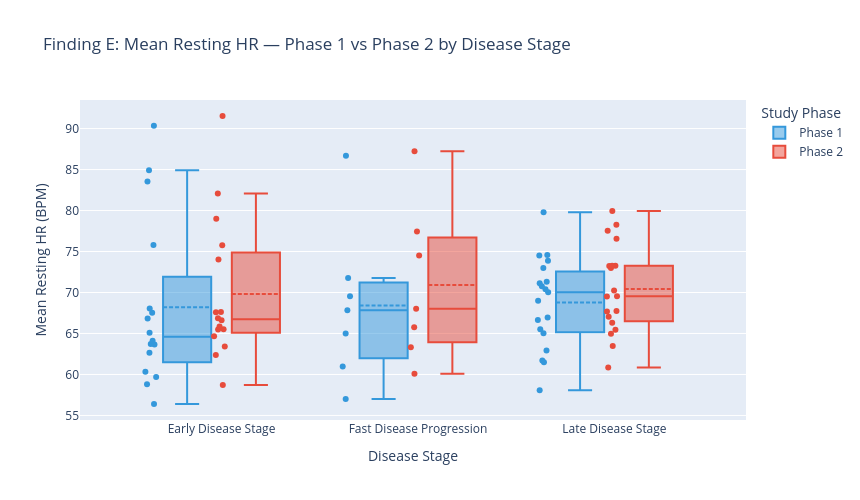

The code cell stored with this chart in its notebook:
### Code cell
fig = px.box(
    pp_phase.dropna(subset=['mean_resting_hr']),
    x='disease_type', y='mean_resting_hr',
    color='phase', color_discrete_map={'Phase 1': '#3498db', 'Phase 2': '#e74c3c'},
    category_orders={'disease_type': DISEASE_ORDER, 'phase': ['Phase 1', 'Phase 2']},
    points='all', hover_name='id',
    hover_data={'sex': True, 'age': True, 'disease_type': False},
    labels={'disease_type': 'Disease Stage', 'mean_resting_hr': 'Mean Resting HR (BPM)', 'phase': 'Study Phase'},
    title='Finding E: Mean Resting HR — Phase 1 vs Phase 2 by Disease Stage',
    width=860, height=500,
)
fig.update_traces(boxmean=True)
fig.show()

print('Paired t-tests (resting HR, Phase 1 vs Phase 2):')
for stage in DISEASE_ORDER:
    sub   = pp_phase[pp_phase['disease_type'] == stage]
    pivot = sub.pivot_table(index='id', columns='phase', values='mean_resting_hr').dropna()
    if len(pivot) >= 3:
        t, p = stats.ttest_rel(pivot['Phase 1'], pivot['Phase 2'])
        delta = pivot['Phase 2'].mean() - pivot['Phase 1'].mean()
        print(f'  {stage[:20]:20s}: t={t:.2f}, p={p:.3f}, delta={delta:+.1f} BPM  (n={len(pivot)})')
    else:
        print(f'  {stage[:20]:20s}: too few participants ({len(pivot)})')

### Figure 1 — Plotly figure (JSON) as saved in the notebook; plotly's stock layout.template omitted (floating-point values rounded to 4 significant figures)
{"data": [{"alignmentgroup": "True", "boxmean": true, "boxpoints": "all", "customdata": [["Female", 44], ["Male", 50], ["Female", 55], ["Male", 68], ["Male", 60], ["Male", 52], ["Female", 45], ["Female", 48], ["Male", 43], ["Female", 55], ["Male", 36], ["Female", 29], ["Male", 41], ["Female", 61], ["Female", 50], ["Male", 46], ["Female", 44], ["Female", 56], ["Male", 54], ["Male", 53], ["Female", 41], ["Female", 45], ["Female", 62], ["Female", 49], ["Female", 60], ["Female", 42], ["Male", 51], ["Male", 53], ["Male", 48], ["Female", 44], ["Female", 48], ["Female", 41], ["Female", 45], ["Female", 50], ["Female", 54], ["Female", 47], ["Male", 60], ["Male", 49], ["Female", 53], ["Female", 40], ["Female", 21], ["Female", 41]], "hovertemplate": "<b>%{hovertext}</b><br><br>Study Phase=Phase 1<br>Mean Resting HR (BPM)=%{y}<br>sex=%{customdata[0]}<br>age=%{customdata[1]}<extra></extra>", "hovertext": [1120.0, 1556.0, 1971.0, 2130.0, 2589.0, 2676.0, 2815.0, 2854.0, 2909.0, 3389.0, 3405.0, 4349.0, 4420.0, 4441.0, 4457.0, 4475.0, 4701.0, 5338.0, 5441.0, 5479.0, 5977.0, 6155.0, 6395.0, 6661.0, 6823.0, 6864.0, 6947.0, 7016.0, 7183.0, 7458.0, 7513.0, 7996.0, 8046.0, 8147.0, 8388.0, 8446.0, 8826.0, 9085.0, 9173.0, 9411.0, 9501.0, 9926.0], "legendgroup": "Phase 1", "marker": {"color": "#3498db"}, "name": "Phase 1", "notched": false, "offsetgroup": "Phase 1", "orientation": "v", "showlegend": true, "type": "box", "x": ["Late Disease Stage", "Early Disease Stage", "Late Disease Stage", "Late Disease Stage", "Late Disease Stage", "Fast Disease Progression", "Early Disease Stage", "Early Disease Stage", "Early Disease Stage", "Late Disease Stage", "Early Disease Stage", "Early Disease Stage", "Early Disease Stage", "Fast Disease Progression", "Early Disease Stage", "Early Disease Stage", "Late Disease Stage", "Late Disease Stage", "Late Disease Stage", "Fast Disease Progression", "Early Disease Stage", "Late Disease Stage", "Late Disease Stage", "Late Disease Stage", "Late Disease Stage", "Early Disease Stage", "Fast Disease Progression", "Late Disease Stage", "Fast Disease Progression", "Late Disease Stage", "Late Disease Stage", "Late Disease Stage", "Early Disease Stage", "Late Disease Stage", "Early Disease Stage", "Early Disease Stage", "Fast Disease Progression", "Late Disease Stage", "Early Disease Stage", "Fast Disease Progression", "Early Disease Stage", "Late Disease Stage"], "x0": " ", "xaxis": "x", "y": [79.8, 90.34, 68.98, 65.52, 70.03, 71.76, 63.73, 62.63, 64.1, 70.76, 84.92, 67.52, 56.4, 86.68, 60.32, 83.55, 73.87, 71.12, 61.5, 64.99, 68.05, 65.02, 74.53, 62.91, 70.38, 65.08, 67.85, 74.58, 60.97, 61.69, 66.65, 66.96, 58.82, 71.31, 66.81, 63.65, 69.55, 73.0, 59.7, 57.0, 75.81, 58.08], "y0": " ", "yaxis": "y"}, {"alignmentgroup": "True", "boxmean": true, "boxpoints": "all", "customdata": [["Female", 44], ["Male", 50], ["Female", 55], ["Male", 68], ["Male", 60], ["Male", 52], ["Female", 45], ["Female", 48], ["Male", 43], ["Female", 55], ["Male", 36], ["Female", 29], ["Male", 41], ["Female", 61], ["Female", 50], ["Male", 46], ["Female", 44], ["Female", 56], ["Male", 54], ["Male", 53], ["Female", 41], ["Female", 45], ["Female", 62], ["Female", 49], ["Female", 60], ["Female", 42], ["Male", 51], ["Male", 53], ["Male", 48], ["Female", 44], ["Female", 48], ["Female", 41], ["Female", 45], ["Female", 50], ["Female", 54], ["Female", 47], ["Male", 60], ["Male", 49], ["Female", 53], ["Female", 40], ["Female", 21], ["Female", 41]], "hovertemplate": "<b>%{hovertext}</b><br><br>Study Phase=Phase 2<br>Mean Resting HR (BPM)=%{y}<br>sex=%{customdata[0]}<br>age=%{customdata[1]}<extra></extra>", "hovertext": [1120.0, 1556.0, 1971.0, 2130.0, 2589.0, 2676.0, 2815.0, 2854.0, 2909.0, 3389.0, 3405.0, 4349.0, 4420.0, 4441.0, 4457.0, 4475.0, 4701.0, 5338.0, 5441.0, 5479.0, 5977.0, 6155.0, 6395.0, 6661.0, 6823.0, 6864.0, 6947.0, 7016.0, 7183.0, 7458.0, 7513.0, 7996.0, 8046.0, 8147.0, 8388.0, 8446.0, 8826.0, 9085.0, 9173.0, 9411.0, 9501.0, 9926.0], "legendgroup": "Phase 2", "marker": {"color": "#e74c3c"}, "name": "Phase 2", "notched": false, "offsetgroup": "Phase 2", "orientation": "v", "showlegend": true, "type": "box", "x": ["Late Disease Stage", "Early Disease Stage", "Late Disease Stage", "Late Disease Stage", "Late Disease Stage", "Fast Disease Progression", "Early Disease Stage", "Early Disease Stage", "Early Disease Stage", "Late Disease Stage", "Early Disease Stage", "Early Disease Stage", "Early Disease Stage", "Fast Disease Progression", "Early Disease Stage", "Early Disease Stage", "Late Disease Stage", "Late Disease Stage", "Late Disease Stage", "Fast Disease Progression", "Early Disease Stage", "Late Disease Stage", "Late Disease Stage", "Late Disease Stage", "Late Disease Stage", "Early Disease Stage", "Fast Disease Progression", "Late Disease Stage", "Fast Disease Progression", "Late Disease Stage", "Late Disease Stage", "Late Disease Stage", "Early Disease Stage", "Late Disease Stage", "Early Disease Stage", "Early Disease Stage", "Fast Disease Progression", "Late Disease Stage", "Early Disease Stage", "Fast Disease Progression", "Early Disease Stage", "Late Disease Stage"], "x0": " ", "xaxis": "x", "y": [79.93, 91.53, 67.74, 66.32, 67.67, 68.02, 65.52, 64.67, 66.62, 73.24, 82.07, 67.6, 62.37, 87.23, 67.62, 74.02, 76.56, 69.5, 63.48, 65.77, 79.0, 70.24, 77.53, 65.45, 73.26, 66.85, 74.52, 73.28, 63.33, 69.56, 67.04, 64.96, 58.7, 78.25, 65.5, 65.85, 77.43, 72.99, 63.43, 60.08, 75.75, 60.84], "y0": " ", "yaxis": "y"}], "layout": {"boxmode": "group", "height": 500, "legend": {"title": {"text": "Study Phase"}, "tracegroupgap": 0}, "title": {"text": "Finding E: Mean Resting HR — Phase 1 vs Phase 2 by Disease Stage"}, "width": 860, "xaxis": {"anchor": "y", "categoryarray": ["Early Disease Stage", "Fast Disease Progression", "Late Disease Stage"], "categoryorder": "array", "domain": [0, 1], "title": {"text": "Disease Stage"}}, "yaxis": {"anchor": "x", "domain": [0, 1], "title": {"text": "Mean Resting HR (BPM)"}}}}
